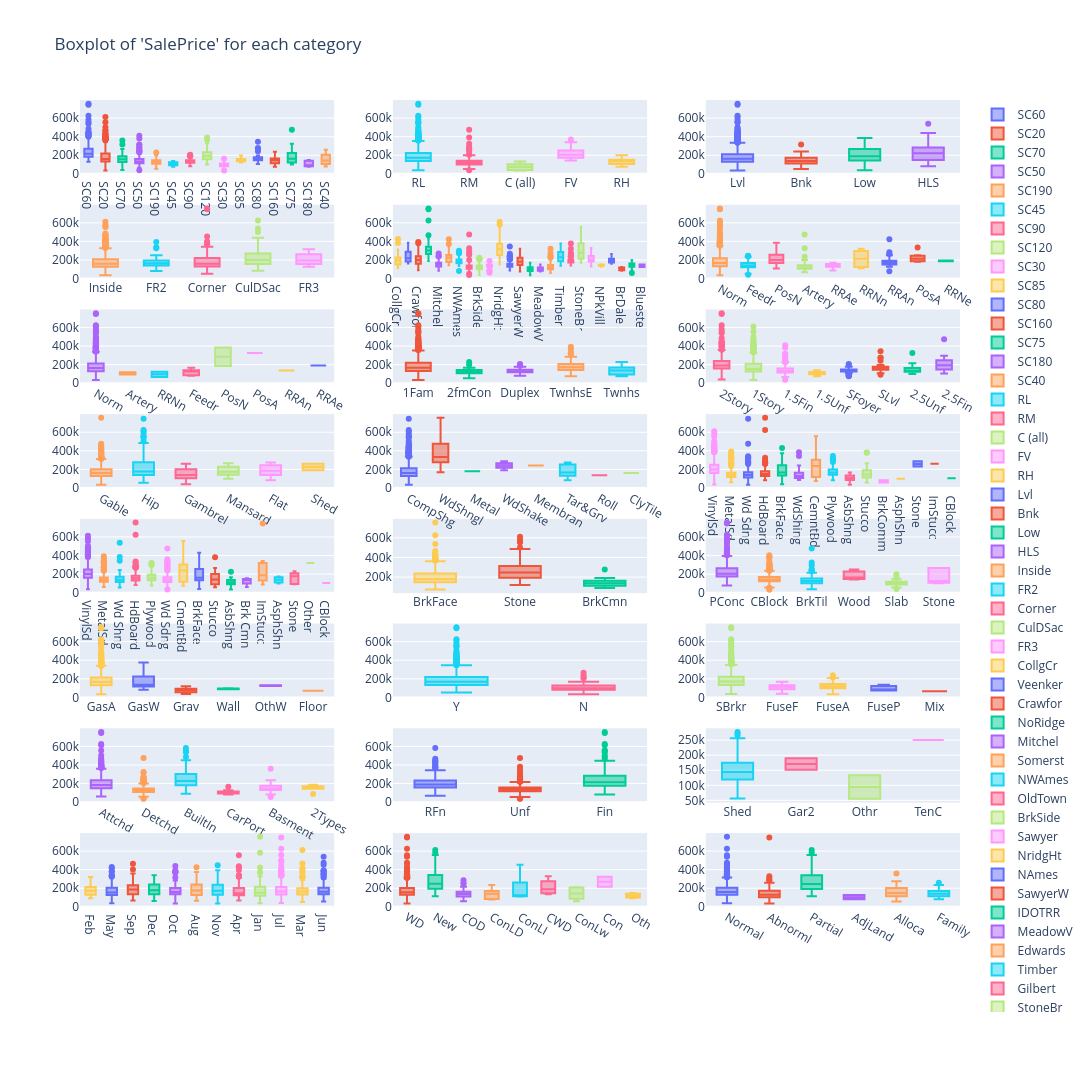

The code cell stored with this chart in its notebook:
### Code cell
bi_box_plot(combined, categorical_cols, 'SalePrice')
